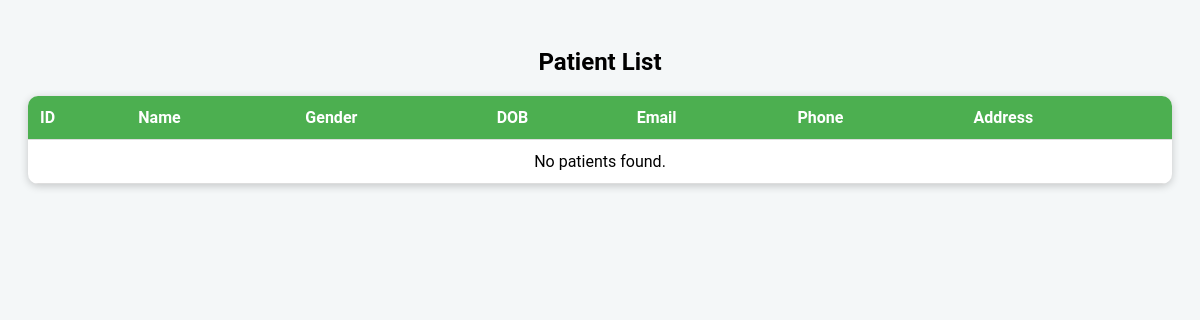
The page /hospitalinfo/patient_list/ on the database as committed earlier.
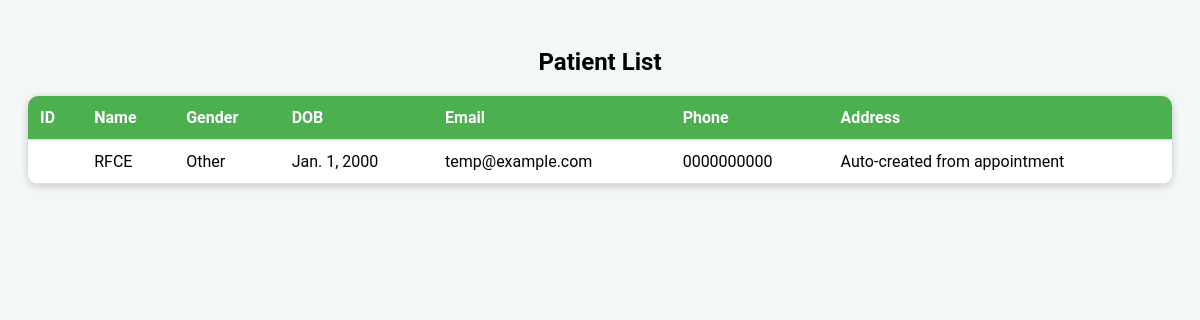
The same page on the database as committed later.
### hospitalinfo/models.py (models this page shows, shortened)
class Patient(models.Model):
    patientid = models.AutoField(primary_key=True)
    name = models.CharField(max_length=100)
    gender = models.CharField(max_length=25)
    dob = models.DateField()
    email = models.EmailField()
    phone = models.CharField(max_length=15)
    address = models.TextField()

### hospitalinfo/views.py (the view)
# urls.py: path('patient_list/', patient_list, name='patient_list'),
def patient_list(request):
    patients = Patient.objects.all()
    return render(request, 'patient_list.html', {'patients': patients})

### templates/patient_list.html (shortened to what this page needs)
<!DOCTYPE html>
<html lang="en">
<head>
</head>
<body>
    <h2>Patient List</h2>
    <table>
        <tr>
            <th>ID</th>
            <th>Name</th>
            <th>Gender</th>
            <th>DOB</th>
            <th>Email</th>
            <th>Phone</th>
            <th>Address</th>
        </tr>
        {% for patient in patients %}
        <tr>
            <td>{{ patient.patient_id }}</td>
            <td>{{ patient.name }}</td>
            <td>{{ patient.gender }}</td>
            <td>{{ patient.dob }}</td>
            <td>{{ patient.email }}</td>
            <td>{{ patient.phone }}</td>
            <td>{{ patient.address }}</td>
        </tr>
        {% empty %}
        <tr>
            <td colspan="7" style="text-align:center;">No patients found.</td>
        </tr>
        {% endfor %}
    </table>
</body>
</html>

Rows that differ between the two databases and show on the page:
added Patient: name "RFCE", gender "Other", dob "Jan. 1, 2000", email "temp@example.com", phone "0000000000", address "Auto-created from appointment"
Other text that changed with them:
text no longer shown: "No patients found."
